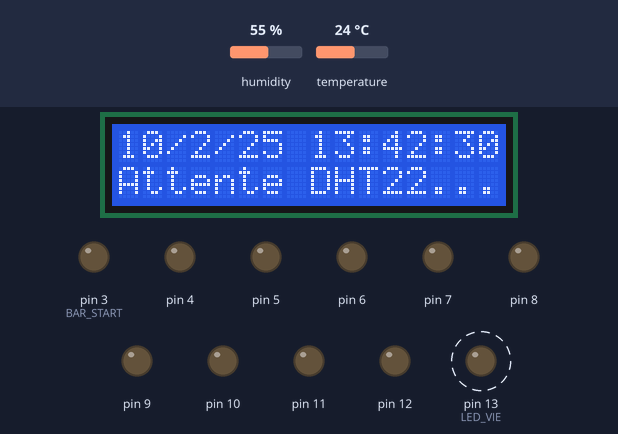
Bench run of a sketch on a simulated Arduino Uno, built with avr-gcc and run on an emulated ATmega328P. Shown: 16×2 character LCD, output pins drawn as LEDs (lit = HIGH). Dashed ring = blinking. Inputs (shaded band) come from the test bench; at power-on: temperature 24 °C, humidity 55 %. What the sketch prints to the serial monitor is not drawn.

Above: at 1.7 s.
1.8 s: temperature set to 12 °C
At 4.04 s:
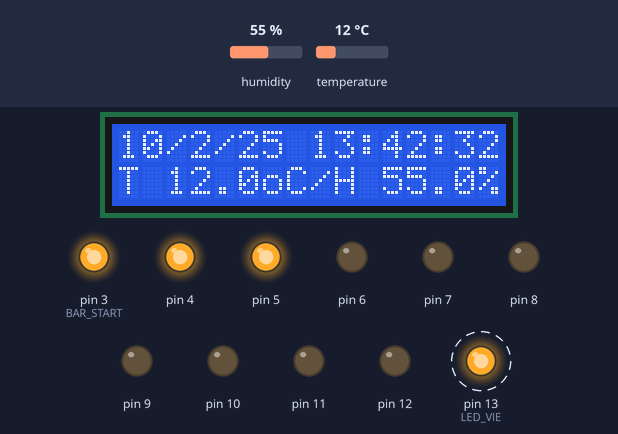
7.2 s: temperature set to 10.4 °C
At 10.74 s:
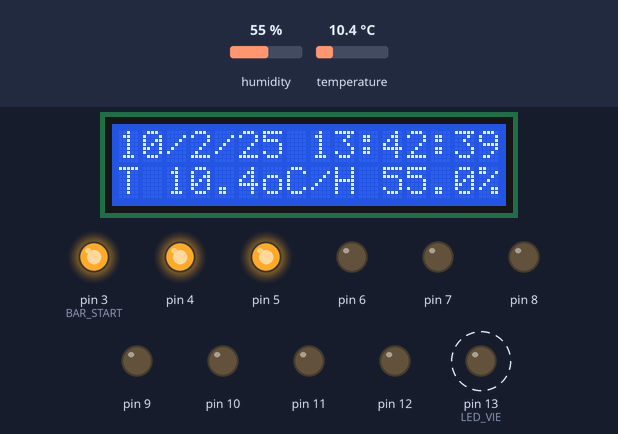
12.6 s: temperature set to 9.3 °C
At 16.03 s:
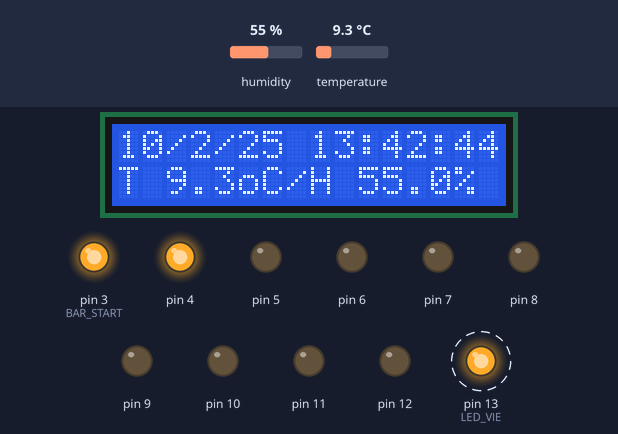
18.0 s: temperature set to 19 °C
At 20.03 s:
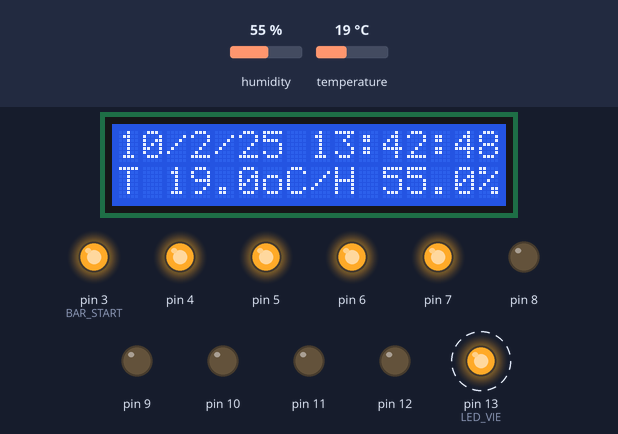
23.4 s: temperature set to 28 °C
At 28.04 s:
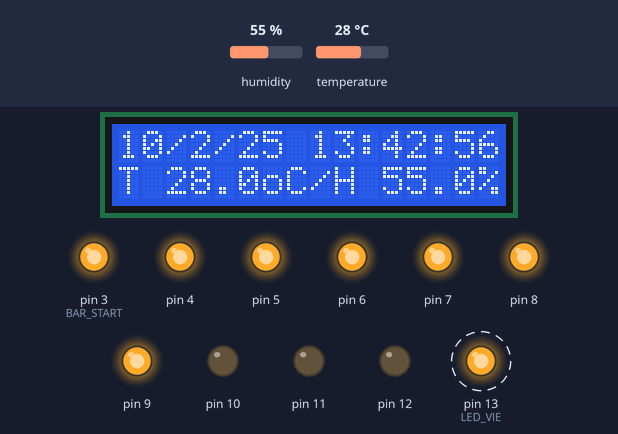
28.8 s: temperature set to 33 °C
At 31.01 s:
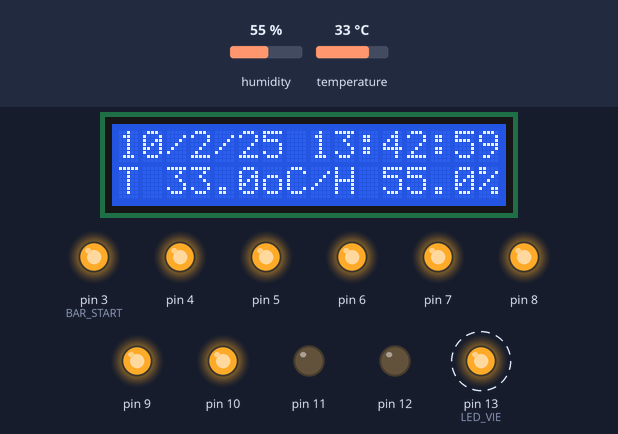
Timing chart, 0 to 35.2 s (numbered marks = the images above; inputs shaded):
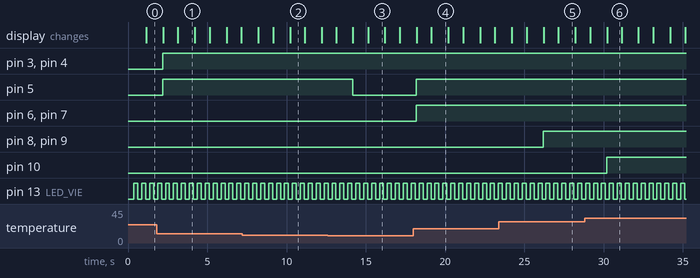

The sketch:

temphumix.ino
```cpp
#include <Wire.h>
#include <DHT.h>
#include <LiquidCrystal_AIP31068_I2C.h>
#include <stdio.h>

// ===== Configuration =====

#define DHTPIN A0
#define DHTTYPE DHT22

#define LED_VIE 13
#define BAR_START 3
#define BAR_COUNT 10

DHT dht(DHTPIN, DHTTYPE);
LiquidCrystal_AIP31068_I2C lcd(0x3E, 16, 2);

// ===== Horloge logicielle =====
// Date initiale de demonstration
int jour = 10;
int mois = 2;
int annee = 25;

int heure = 13;
int minute = 42;
int seconde = 29;

// ===== Temporisations =====

unsigned long dernierClignotement = 0;
unsigned long derniereSeconde = 0;
unsigned long derniereMesure = 0;

bool etatLed = false;

// ===== Avancer l'horloge =====

void avancerHorloge() {
  seconde++;

  if (seconde >= 60) {
    seconde = 0;
    minute++;
  }

  if (minute >= 60) {
    minute = 0;
    heure++;
  }

  if (heure >= 24) {
    heure = 0;
    jour++;
  }

  // Chaque mois contient 30 jours
  if (jour > 30) {
    jour = 1;
    mois++;
  }

  if (mois > 12) {
    mois = 1;
    annee++;
  }
}

// ===== Afficher la date et l'heure =====

void afficherHorloge() {
  char texte[18];

  // Adapter le format aux 16 colonnes
  if (mois < 10) {
    snprintf(texte, sizeof(texte),
             "%02d/%d/%02d %02d:%02d:%02d",
             jour, mois, annee,
             heure, minute, seconde);
  } else {
    snprintf(texte, sizeof(texte),
             "%02d/%02d/%02d%02d:%02d:%02d",
             jour, mois, annee,
             heure, minute, seconde);
  }

  lcd.setCursor(0, 0);
  lcd.print("                ");
  lcd.setCursor(0, 0);
  lcd.print(texte);
}

// ===== Afficher les mesures =====

void afficherMesures(float t, float h) {
  lcd.setCursor(0, 1);
  lcd.print("                ");
  lcd.setCursor(0, 1);

  lcd.print("T ");
  lcd.print(t, 1);
  lcd.print("oC/H ");
  lcd.print(h, 1);
  lcd.print("%");
}

// ===== Bargraphe de temperature =====

void afficherBargraphe(float temperature) {
  // 0 a 40 degres -> 0 a 10 LEDs
  int nombre = (int)(temperature / 4.0 + 0.5);
  nombre = constrain(nombre, 0, BAR_COUNT);

  for (int i = 0; i < BAR_COUNT; i++) {
    digitalWrite(BAR_START + i,
                 i < nombre ? HIGH : LOW);
  }
}

// ===== Initialisation =====

void setup() {
  Serial.begin(9600);

  pinMode(LED_VIE, OUTPUT);
  digitalWrite(LED_VIE, LOW);

  for (int i = 0; i < BAR_COUNT; i++) {
    pinMode(BAR_START + i, OUTPUT);
    digitalWrite(BAR_START + i, LOW);
  }

  dht.begin();
  lcd.init();
  lcd.clear();

  afficherHorloge();
  lcd.setCursor(0, 1);
  lcd.print("Attente DHT22...");

  dernierClignotement = millis();
  derniereSeconde = millis();
  derniereMesure = millis();
}

// ===== Boucle principale =====

void loop() {
  unsigned long maintenant = millis();

  // LED de vie : 2 Hz
  if (maintenant - dernierClignotement >= 250) {
    dernierClignotement += 250;

    etatLed = !etatLed;
    digitalWrite(LED_VIE, etatLed);
  }

  // Horloge : chaque seconde
  if (maintenant - derniereSeconde >= 1000) {
    derniereSeconde += 1000;

    avancerHorloge();
    afficherHorloge();
  }

  // DHT22 : toutes les 2 secondes
  if (maintenant - derniereMesure >= 2000) {
    derniereMesure += 2000;

    float t = dht.readTemperature();
    float h = dht.readHumidity();

    if (isnan(t) || isnan(h)) {
      lcd.setCursor(0, 1);
      lcd.print("Erreur DHT22    ");
      Serial.println("Erreur DHT22");
    } else {
      afficherMesures(t, h);
      afficherBargraphe(t);

      // Envoi des mesures par le port serie
      Serial.print(jour);
      Serial.print("/");
      Serial.print(mois);
      Serial.print("/");
      Serial.print(2000 + annee);
      Serial.print(" ");

      Serial.print(heure);
      Serial.print(":");
      Serial.print(minute);
      Serial.print(":");
      Serial.print(seconde);

      Serial.print(" | T=");
      Serial.print(t, 1);
      Serial.print(" C | H=");
      Serial.print(h, 1);
      Serial.println(" %");
    }
  }

  delay(10);
}
```

Measured:
- the behaviour switches between 10 and 9.9 °C on temperature (found by bisection; images 2 and 3)
- after the input at 1.8 s, pin 6–8: stays LOW (without the input it goes to HIGH after 0.39 s)
- after the input at 12.6 s, pin 5: HIGH → LOW after 1.6 s
- after the input at 18.0 s, pin 5–7: LOW → HIGH after 0.18 s
- after the input at 23.4 s, pin 8, pin 9: LOW → HIGH after 2.8 s
- after the input at 28.8 s, pin 10: LOW → HIGH after 1.4 s
- by itself, pin 13 (LED_VIE): alternates HIGH for 0.25 s and LOW for 0.25 s
